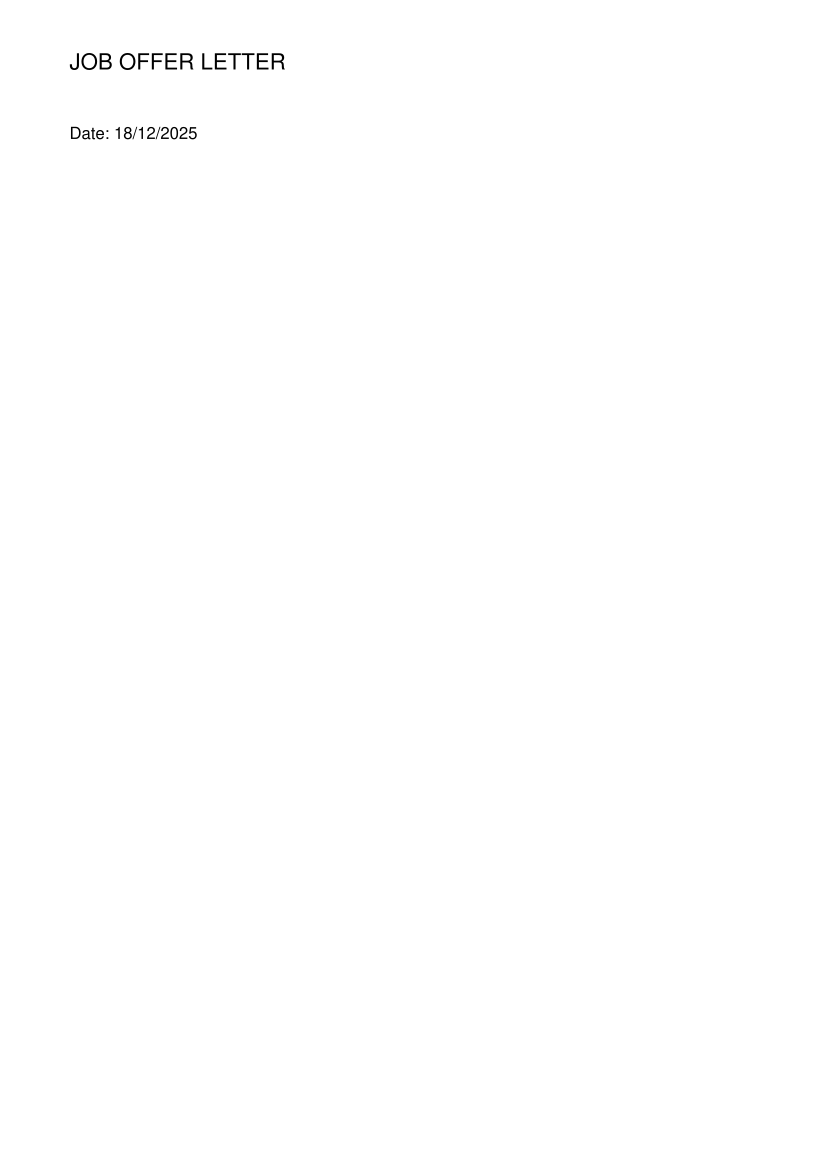

Reproduce this figure in Python.
import fitz

def test_extract():
    doc = fitz.open()
    page = doc.new_page()
    page.insert_text((50, 50), "JOB OFFER LETTER", fontsize=16)
    page.insert_text((50, 100), "Date: 18/12/2025", fontsize=12)
    doc.save("test_extract.pdf")

    doc = fitz.open("test_extract.pdf")
    page = doc[0]
    blocks = page.get_text("blocks")
    for b in blocks:
        # b = (x0, y0, x1, y1, text, block_no, block_type)
        if b[6] == 0: # text block
            print(f"Text: {b[4].strip()}")

test_extract()
